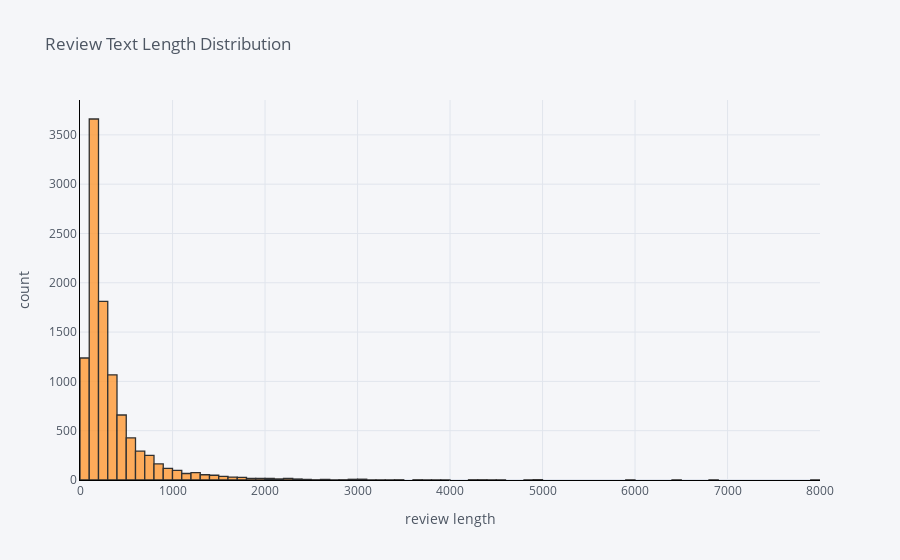

Notebook code for this chart:
### Markdown cell above
## Review Text Length Distribution
**Let's check out the length of review text**

### Code cell
process_reviews['review_len'].iplot(
    kind='hist',
    bins=100,
    xTitle='review length',
    linecolor='black',
    yTitle='count',
    title='Review Text Length Distribution')

### Figure 1 — Plotly figure (JSON) as saved in the notebook; plotly's stock layout.template omitted (floating-point values rounded to 4 significant figures; data arrays with more than 128 entries replaced by an {"elided": "..."} marker saying what was removed)
{"data": [{"histfunc": "count", "histnorm": "", "marker": {"color": "rgba(255, 153, 51, 1.0)", "line": {"color": "#000000", "width": 1.3}}, "name": "review_len", "nbinsx": 100, "opacity": 0.8, "orientation": "v", "type": "histogram", "x": {"elided": "10261 int values"}}], "layout": {"barmode": "overlay", "legend": {"bgcolor": "#F5F6F9", "font": {"color": "#4D5663"}}, "paper_bgcolor": "#F5F6F9", "plot_bgcolor": "#F5F6F9", "title": {"font": {"color": "#4D5663"}, "text": "Review Text Length Distribution"}, "xaxis": {"gridcolor": "#E1E5ED", "linecolor": "black", "showgrid": true, "tickfont": {"color": "#4D5663"}, "title": {"font": {"color": "#4D5663"}, "text": "review length"}, "zerolinecolor": "#E1E5ED"}, "yaxis": {"gridcolor": "#E1E5ED", "linecolor": "black", "showgrid": true, "tickfont": {"color": "#4D5663"}, "title": {"font": {"color": "#4D5663"}, "text": "count"}, "zerolinecolor": "#E1E5ED"}}}
